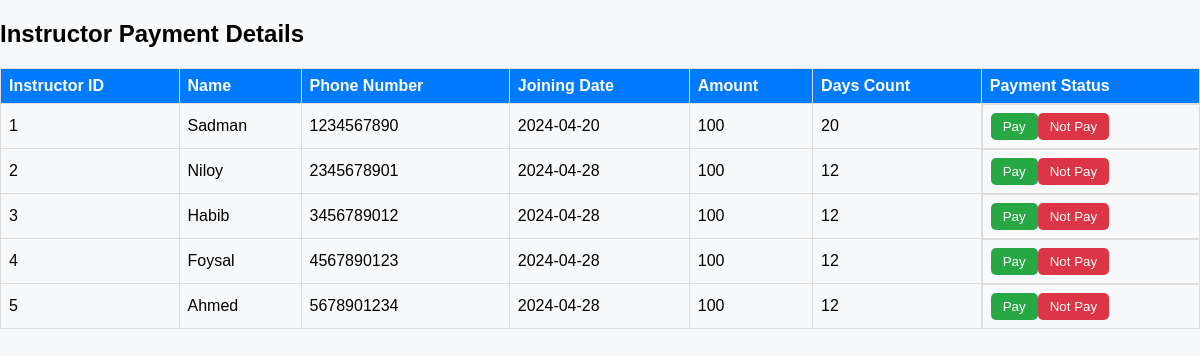
Screenshot of /instructor_payment.php with the database file from the repository.
### tables this page shows
CREATE TABLE `instructor` (
  `instructor_id` int(11) NOT NULL,
  `Name` varchar(100) DEFAULT NULL,
  `Phone_Number` varchar(20) DEFAULT NULL,
  `Email` varchar(100) DEFAULT NULL,
  `Password` varchar(100) DEFAULT NULL,
  `Educational_Qualification` text DEFAULT NULL,
  `joining_date` date DEFAULT NULL,
  `payment_eligibility` tinyint(1) DEFAULT NULL
);

### instructor_payment.php (the view, shortened to what this page needs)
<!DOCTYPE html>
<html lang="en">
<head>
</head>
<body>
    <h2>Instructor Payment Details</h2>
    <table>
        <tr>
            <th>Instructor ID</th>
            <th>Name</th>
            <th>Phone Number</th>
            <th>Joining Date</th>
            <th>Amount</th>
            <th>Days Count</th>
            <th>Payment Status</th>
        </tr>
        <?php
        include('dbconnect.php');
        $sql = "SELECT instructor_id, Name, Phone_Number, joining_date FROM instructor";
        $result = $conn->query($sql);
        if ($result->num_rows > 0) {
            while($row = $result->fetch_assoc()) {
                $joining_date = new DateTime($row['joining_date']);
                $current_date = new DateTime();
                $days_count = $current_date->diff($joining_date)->format("%a");
                echo "<tr>";
                echo "<td>" . $row["instructor_id"] . "</td>";
                echo "<td>" . $row["Name"] . "</td>";
                echo "<td>" . $row["Phone_Number"] . "</td>";
                echo "<td>" . $row["joining_date"] . "</td>";
                echo "<td>100</td>";
                echo "<td>" . $days_count . "</td>";
                echo "<td class='button-container'>";
                echo "<form method='post'>";
                echo "<button type='submit' class='pay-button' name='pay'>Pay</button>";
                echo "<button type='submit' class='not-pay-button' name='not_pay'>Not Pay</button>";
                echo "</form>";
                echo "</td>";
                echo "</tr>";
            }
        } else {
            echo "<tr><td colspan='7'>No data available</td></tr>";
        }
        ?>
    </table>
</body>
</html>

### instructor_payment.php (style rules this page uses)
body { font-family: Arial, sans-serif; margin: 0; padding: 0; background-color: #f8f9fa; }
table { width: 100%; border-collapse: collapse; margin-top: 20px; }
th, td { border: 1px solid #ddd; padding: 8px; text-align: left; }
th { background-color: #007bff; color: white; }
.button-container { display: flex; justify-content: space-between; }
.pay-button, .not-pay-button { padding: 6px 12px; border: none; border-radius: 5px; cursor: pointer; transition: background-color 0.3s; }
.pay-button { background-color: #28a745; color: white; }
.not-pay-button { background-color: #dc3545; color: white; }

### rows the page displays
instructor: instructor_id "1", Name "Sadman", Phone_Number "1234567890", joining_date "2024-04-20"
instructor: instructor_id "2", Name "Niloy", Phone_Number "2345678901", joining_date "2024-04-28"
instructor: instructor_id "3", Name "Habib", Phone_Number "3456789012", joining_date "2024-04-28"
instructor: instructor_id "4", Name "Foysal", Phone_Number "4567890123", joining_date "2024-04-28"
instructor: instructor_id "5", Name "Ahmed", Phone_Number "5678901234", joining_date "2024-04-28"
